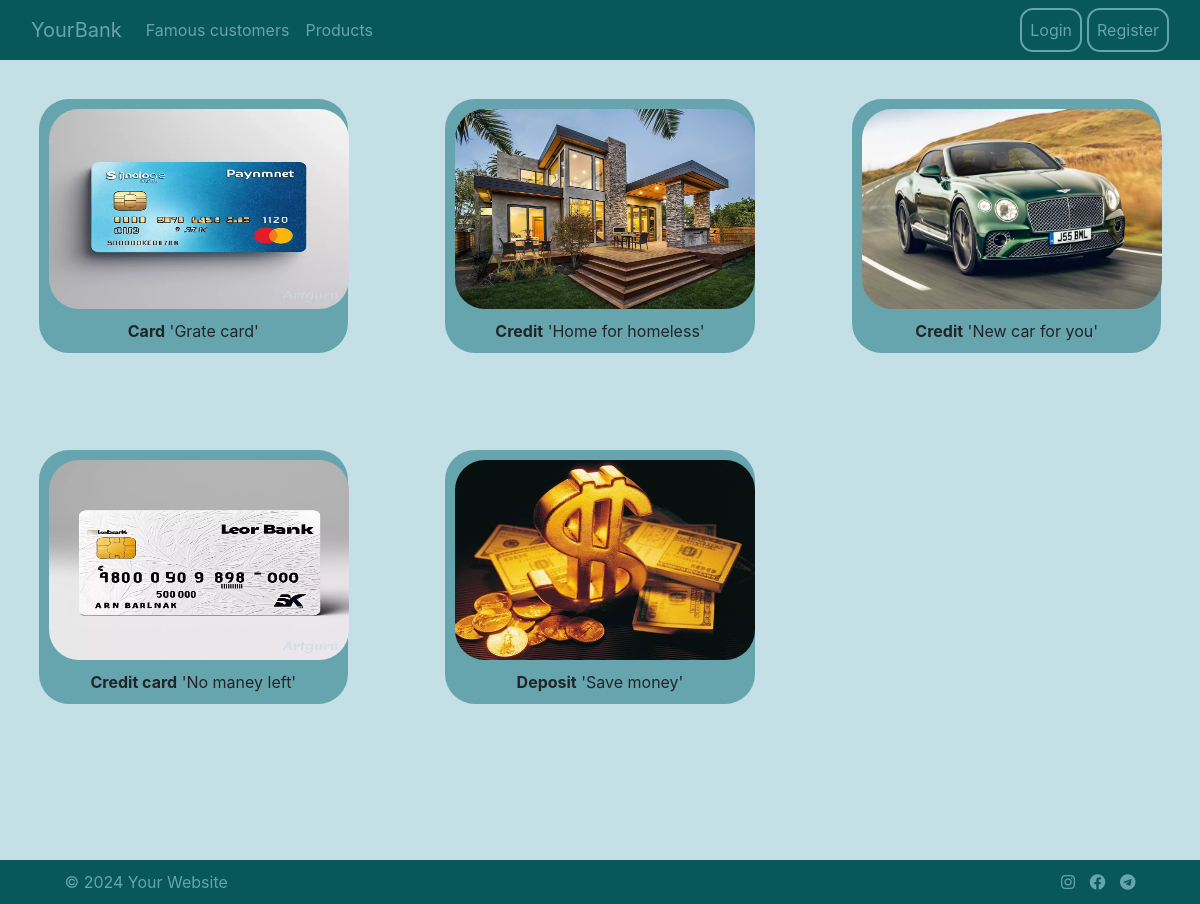
Screenshot of /products/ with the database file from the repository.
### web_bank/models.py (models this page shows)
class Product(models.Model):
    product_name = models.CharField(
        max_length=50,
        verbose_name='product_name',
        blank=False,
        null=False
    )
    cred_type = models.CharField(
        max_length=50,
        verbose_name='type',
        blank=False,
        null=False
    )
    clients = models.ManyToManyField(
        'Client',
        verbose_name='clients',
        blank=True
    )
    description = models.TextField(
        blank=True,
        null=True
    )
    start_date = models.DateField(
        verbose_name='start_date',
        validators=[MaxValueValidator(datetime.date.today())]
    )
    end_date = models.DateField(
        verbose_name='end_date',
        validators=[MinValueValidator(datetime.date.today())],
        blank=True,
        null=True
    )
    image = models.ImageField(
        upload_to='photos/',
        blank=True,
        verbose_name="Product image"
    )
    class Meta:
        indexes = [models.Index(fields=['product_name'])]
        verbose_name = 'Product'
        verbose_name_plural = 'Products'
        ordering = ['product_name']

### web_bank/views.py (the view)
# urls.py: path('products/', products, name='products', kwargs={'id': 0}),
def products(r, id):
    if id:
        product = Product.objects.get(id=id)
        return render(r, 'product.html', {'product': product})
    products = Product.objects.all()
    paginator = Paginator(products, 6)
    page_num = r.GET.get('page')
    page_obj = paginator.get_page(page_num)
    return render(r, 'products.html', {'products': products, 'page_obj': page_obj})

### templates/products.html
{% extends 'base.html' %}
{% block content %}
<div class="product-container">
    {% for p in products %}
        <div class="product-item-container">
            <div class="custom-div-img">
                <a href="/products/{{ p.id }}">
                    <img class="img-radius" src="{{ p.image.url }}" alt="img" height="200" width="300">
                </a>
            </div>
            <div class="custom-div"><b>{{ p.cred_type }}</b> '{{ p.product_name }}'</div>
        </div>
    {% endfor %}
</div>
{% endblock %}

### templates/base.html (shortened to what this page needs)
{% load bootstrap4 %}
{% load static %}
<!DOCTYPE html>
<html lang="en">
<head>
    <link rel="stylesheet" href="{% static 'css/styles.css' %}">
    <link rel="stylesheet" href="https://cdnjs.cloudflare.com/ajax/libs/font-awesome/5.15.4/css/all.min.css">
    {% bootstrap_css %}
</head>
<body class="body-color">
    <header class="header-color">
        {% include 'header.html' %}
    </header>
    <main class="main-container">
        {% block content %}
        {% endblock %}
        <nav class="row justify-content-center list-pages">
        </nav>
    </main>
    <footer>
        {% include 'footer.html' %}
    </footer>
</body>
</html>

### templates/header.html (shortened to what this page needs)
<nav class="navbar navbar-expand-lg">
    <div class="container-fluid">
        <a class="navbar-brand nav-text-color" href="{% url 'index' %}">YourBank</a>
        <div class="collapse navbar-collapse" id="navbarSupportedContent">
            <ul class="navbar-nav me-auto mb-2 mb-lg-0">
                <li class="nav-item">
                    <a class="nav-link nav-text-color" href="{% url 'clients' %}">Famous customers</a>
                </li>
                <li class="nav-item">
                    <a class="nav-link nav-text-color" href="{% url 'products' %}">Products</a>
                </li>
            </ul>
            <ul class="navbar-nav ml-auto mb-2 mb-lg-0">
                {% if request.user.is_authenticated  %}
                    <li class="nav-item nav-text-color li-reg p-2">{{ user.username }}</li>
                    <li class="nav-item">
                        <a class="nav-link nav-text-color reg-btn li-reg" href="{% url 'logout' %}">Logout</a>
                    </li>
                {% else %}
                    <li class="nav-item">
                        <a class="nav-link nav-text-color reg-btn li-reg" href="{% url 'login' %}">Login</a>
                    </li>
                    <li class="nav-item">
                        <a class="nav-link nav-text-color reg-btn" href="{% url 'reg' %}">Register</a>
                    </li>
                {% endif %}
            </ul>
        </div>
    </div>
</nav>

### templates/footer.html
<div class="row footer">
    <div class="footer-left">
        <p>&copy; 2024 Your Website</p>
    </div>
    <div class="footer-right">
        <a href="https://www.instagram.com/"><i class="fab fa-instagram"></i></a>
        <a href="https://www.facebook.com/"><i class="fab fa-facebook"></i></a>
        <a href="https://web.telegram.org/"><i class="fab fa-telegram"></i></a>
    </div>
</div>

### static/css/styles.css (style rules this page uses)
* { margin: 0px }
.nav-text-color { color: #66A5AD; }
.li-reg { margin-right: 5px; }
.reg-btn { border: 2px solid #66A5AD; border-radius: 13px; }
.body-color { background-color: #C4DFE6; }
.header-color { background-color: #07575B; }
.main-container { display: flex; flex-direction: column; min-height: 100vh; }
.custom-div { padding: 10px; padding-top: 0px; text-align: center; }
.custom-div-img { padding: 10px; text-align: center; }
.product-container { display: grid; grid-template-columns: repeat(3, 1fr); grid-gap: 20px; }
.product-item-container { background-color: #66A5AD; border 1px solid: #66A5AD; border-radius: 30px; margin: 10% 10%; }
.img-radius { border-radius: 30px; }
.list-pages { text-align: center; }
.footer { display: flex; justify-content: space-between; background-color: #07575B; color: #66A5AD; padding: 10px 20px; }
.footer-left { margin-left: 5%; }
.footer-left p { margin-bottom: 0; margin-right: 10px; }
.footer-right { margin-right: 5%; }
.footer-right a { margin-left: 10px; color: #66A5AD; }

### rows the page displays
Product: image (picture), cred_type "Card", product_name "Grate card"
Product: image (picture), cred_type "Credit", product_name "Home for homeless"
Product: image (picture), cred_type "Credit", product_name "New car for you"
Product: image (picture), cred_type "Credit card", product_name "No maney left"
Product: image (picture), cred_type "Deposit", product_name "Save money"
